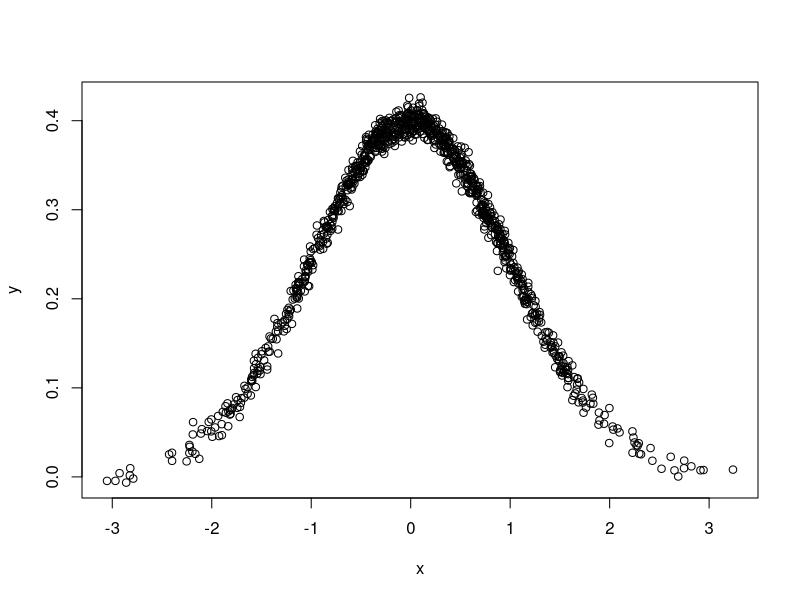
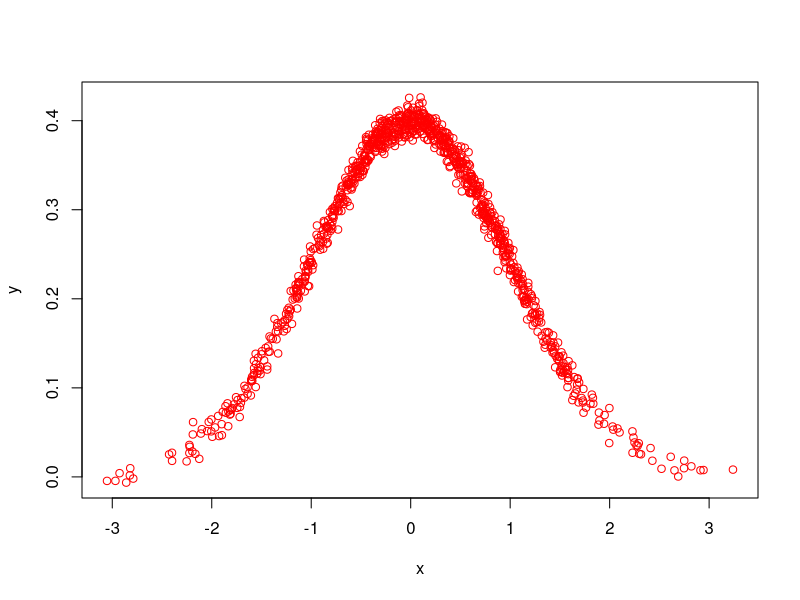

Write R code to recreate these figures, in order.
## ---- chunk 1
knitr::opts_chunk$set(echo = TRUE)
## ---- chunk 2
head(mtcars)
## ---- chunk 3
library(tidyverse)
## ---- chunk 4
sumRes <- sum(1:10)
sumRes
cat("Now include = FALSE and this message will not appear in the pdf")
## ---- chunk 5
sumRes
## ---- chunk 6
x <- rnorm(1000) #Generating x
y <- dnorm(x)+rnorm(1000,0,.01)

plot(x,y)
## ---- chunk 7
plot(x,y, col = "red")
